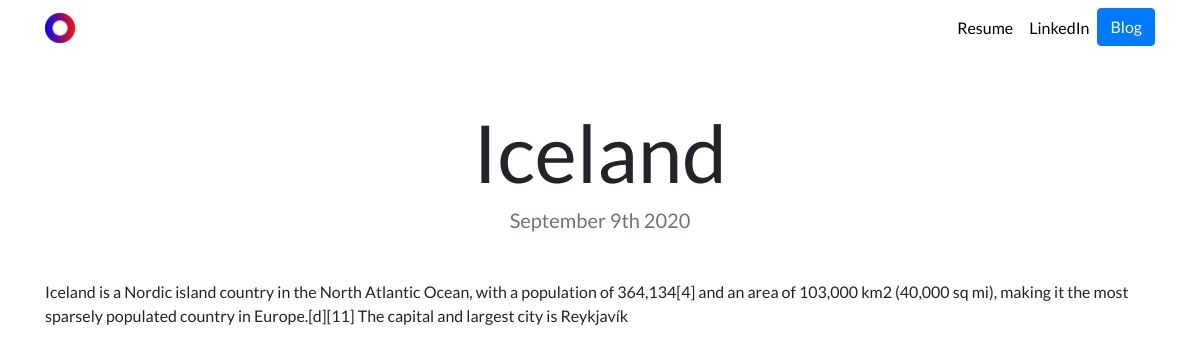
The app's page /blog/2/ with its own data.
### blog/models.py (models this page shows)
class Blog(models.Model):
    title = models.CharField(max_length=200)
    description = models.TextField()
    date = models.DateField()

### blog/views.py (the view)
# urls.py: path('<int:blog_id>/', views.detail, name='detail'),
def detail(request, blog_id):
    blog = get_object_or_404(Blog, pk=blog_id)
    return  render(request, 'blog/detail.html', {'blog':blog})

### blog/templates/blog/detail.html
{% extends "portfolio/base.html" %}
{% load static %}
{% block content %}
<h1 class="text-center mt-5" id="blogdetailtitle">{{ blog.title }}</h1>
<h5 class="text-center text-muted mb-5">{{ blog.date|date:'F jS Y' }}</h5>
{{ blog.description|safe }}
{% endblock %}

### portfolio/static/portfolio/custom.css (style rules this page uses)
body { font-family: 'Lato', sans-serif; }
@media (min-width: 992px) { #blogdetailtitle { font-size: 5rem; } }

### records on screen
Blog: title "Iceland", date "September 9th 2020", description "Iceland is a Nordic island country in the North Atlantic Ocean, with a population of 364,134[4] and an area of 103,000 km2 (40,000 sq mi), making it the most sparsely populated country in Europe.[d][11] The capital and largest city is Reykjavík"
